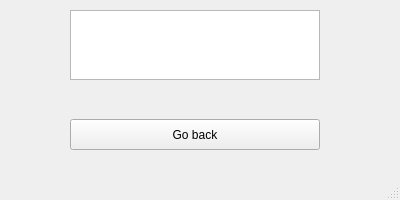
<?xml version="1.0" encoding="UTF-8"?>
<ui version="4.0">
 <class>secondary_window</class>
 <widget class="QMainWindow" name="secondary_window">
  <property name="geometry">
   <rect>
    <x>0</x>
    <y>0</y>
    <width>400</width>
    <height>200</height>
   </rect>
  </property>
  <property name="windowTitle">
   <string>Secondary Window</string>
  </property>
  <widget class="QWidget" name="central_widget">
   <widget class="QPushButton" name="push_button_1">
    <property name="geometry">
     <rect>
      <x>70</x>
      <y>119</y>
      <width>250</width>
      <height>31</height>
     </rect>
    </property>
    <property name="text">
     <string>Go back</string>
    </property>
   </widget>
   <widget class="QPlainTextEdit" name="plain_text_edit_1">
    <property name="geometry">
     <rect>
      <x>70</x>
      <y>10</y>
      <width>250</width>
      <height>70</height>
     </rect>
    </property>
   </widget>
  </widget>
  <widget class="QMenuBar" name="menu_bar">
   <property name="geometry">
    <rect>
     <x>0</x>
     <y>0</y>
     <width>400</width>
     <height>21</height>
    </rect>
   </property>
  </widget>
  <widget class="QStatusBar" name="status_bar"/>
 </widget>
 <resources/>
 <connections/>
</ui>
